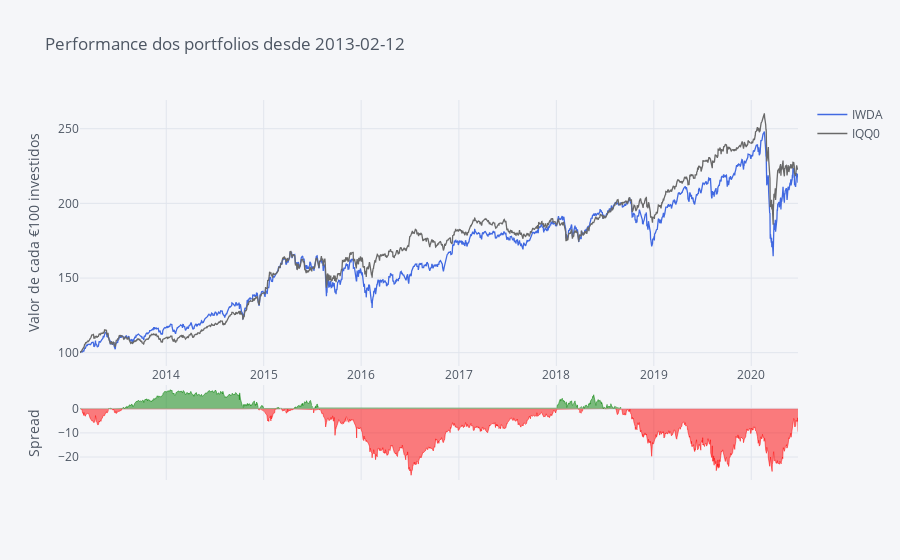

Notebook code cell kept with this figure:
### Code cell
# Making Color Palette
Palette = ['rgb(255, 153, 51)',     # 1 - orange
            'royalblue',            # 2 - Royalblue
            '#708090',              # 3 - Grey
            'rgb(128, 0, 128)',     # 4 - Indigo
            'rgb(219, 64, 82)',     # 5 - Red
            'rgb(0, 128, 128)',     # 6 - Teal
            '#191970',              # 7 - Navy
            'rgb(128, 128, 0)',     # 8 - Olive
            '#00BFFF',              # 9 - Water Blue
            'rgb(128, 177, 211)']   # 10 - 

fundos.iplot(title='Performance dos portfolios desde ' + Begin, yTitle='Valor de cada €100 investidos', color=['royalblue', 'dimgrey'], kind='spread')

### Figure 1 — Plotly figure (JSON) as saved in the notebook; plotly's stock layout.template omitted (floating-point values rounded to 4 significant figures; data arrays with more than 128 entries replaced by an {"elided": "..."} marker saying what was removed)
{"data": [{"line": {"color": "rgba(65, 105, 225, 1.0)", "dash": "solid", "shape": "linear", "width": 1.3}, "mode": "lines", "name": "IWDA", "text": "", "type": "scatter", "x": {"elided": "1881 str values"}, "y": {"elided": "1881 float values"}}, {"line": {"color": "rgba(105, 105, 105, 1.0)", "dash": "solid", "shape": "linear", "width": 1.3}, "mode": "lines", "name": "IQQ0", "text": "", "type": "scatter", "x": {"elided": "1881 str values"}, "y": {"elided": "1881 float values"}}, {"connectgaps": false, "fill": "tozeroy", "line": {"color": "green", "dash": "solid", "shape": "linear", "width": 0.5}, "mode": "lines", "name": "Spread", "showlegend": false, "type": "scatter", "x": {"elided": "1881 str values"}, "xaxis": "x2", "y": {"elided": "1881 mixed values"}, "yaxis": "y2"}, {"connectgaps": false, "fill": "tozeroy", "line": {"color": "red", "dash": "solid", "shape": "linear", "width": 0.5}, "mode": "lines", "name": "Spread", "showlegend": false, "type": "scatter", "x": {"elided": "1881 str values"}, "xaxis": "x2", "y": {"elided": "1881 mixed values"}, "yaxis": "y2"}], "layout": {"autosize": true, "hovermode": "x", "legend": {"bgcolor": "#F5F6F9", "font": {"color": "#4D5663"}}, "paper_bgcolor": "#F5F6F9", "plot_bgcolor": "#F5F6F9", "title": {"font": {"color": "#4D5663"}, "text": "Performance dos portfolios desde 2013-02-12"}, "xaxis": {"autorange": true, "gridcolor": "#E1E5ED", "range": ["2013-02-12", "2020-06-24"], "showgrid": true, "tickfont": {"color": "#4D5663"}, "title": {"font": {"color": "#4D5663"}, "text": ""}, "type": "date", "zerolinecolor": "#E1E5ED"}, "xaxis2": {"anchor": "y2", "autorange": true, "gridcolor": "#E1E5ED", "range": ["2013-02-12", "2020-06-24"], "showgrid": true, "showticklabels": false, "tickfont": {"color": "#4D5663"}, "title": {"font": {"color": "#4D5663"}, "text": ""}, "type": "date", "zerolinecolor": "#E1E5ED"}, "yaxis": {"autorange": true, "domain": [0.3, 1], "gridcolor": "#E1E5ED", "range": [91.09, 269.2], "showgrid": true, "tickfont": {"color": "#4D5663"}, "title": {"font": {"color": "#4D5663"}, "text": "Valor de cada €100 investidos"}, "type": "linear", "zerolinecolor": "#E1E5ED"}, "yaxis2": {"autorange": true, "domain": [0, 0.25], "gridcolor": "#E1E5ED", "range": [-29.54, 9.881], "showgrid": true, "tickfont": {"color": "#4D5663"}, "title": {"font": {"color": "#4D5663"}, "text": "Spread"}, "type": "linear", "zerolinecolor": "#E1E5ED"}}}
